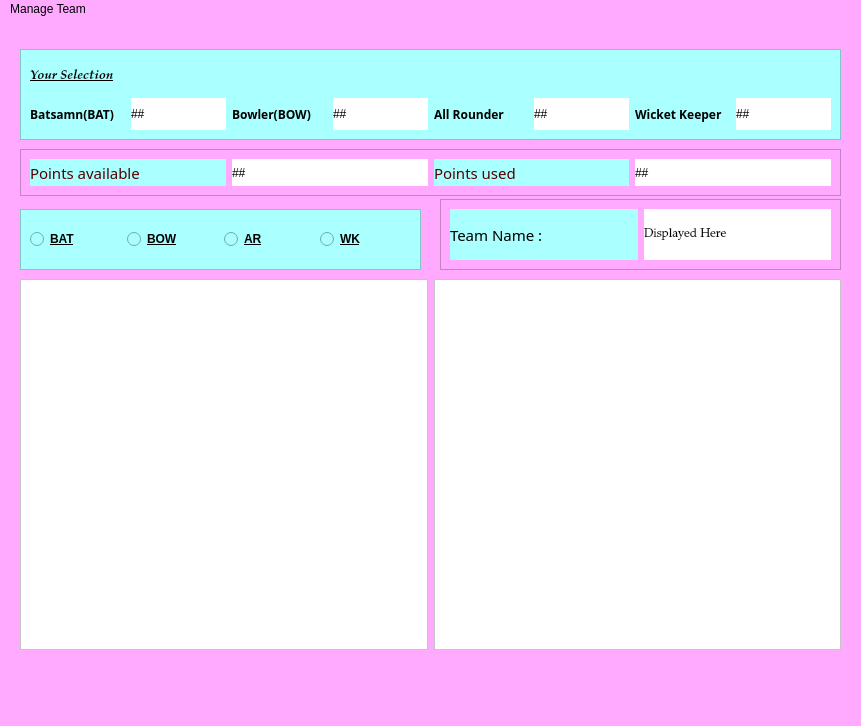
<?xml version="1.0" encoding="UTF-8"?>
<ui version="4.0">
 <class>MainWindow</class>
 <widget class="QMainWindow" name="MainWindow">
  <property name="geometry">
   <rect>
    <x>0</x>
    <y>0</y>
    <width>861</width>
    <height>726</height>
   </rect>
  </property>
  <property name="windowTitle">
   <string>MainWindow</string>
  </property>
  <property name="styleSheet">
   <string notr="true">background-color: rgb(0, 0, 0);
background-color: rgb(255, 85, 255);
background-color: rgb(255, 170, 255);</string>
  </property>
  <widget class="QWidget" name="centralwidget">
   <widget class="QFrame" name="frame_2">
    <property name="geometry">
     <rect>
      <x>20</x>
      <y>130</y>
      <width>821</width>
      <height>47</height>
     </rect>
    </property>
    <property name="frameShape">
     <enum>QFrame::StyledPanel</enum>
    </property>
    <property name="frameShadow">
     <enum>QFrame::Raised</enum>
    </property>
    <layout class="QHBoxLayout" name="horizontalLayout_2">
     <item>
      <widget class="QLabel" name="label_10">
       <property name="font">
        <font>
         <family>MV Boli</family>
         <pointsize>11</pointsize>
        </font>
       </property>
       <property name="styleSheet">
        <string notr="true">color: rgb(85, 0, 0);
background-color: rgb(0, 255, 255);
background-color: rgb(170, 255, 255);</string>
       </property>
       <property name="text">
        <string>Points available</string>
       </property>
      </widget>
     </item>
     <item>
      <widget class="QLabel" name="label_11">
       <property name="styleSheet">
        <string notr="true">background-color: rgb(255, 255, 255);</string>
       </property>
       <property name="text">
        <string>##</string>
       </property>
      </widget>
     </item>
     <item>
      <widget class="QLabel" name="label_12">
       <property name="font">
        <font>
         <family>MV Boli</family>
         <pointsize>11</pointsize>
        </font>
       </property>
       <property name="styleSheet">
        <string notr="true">color: rgb(85, 0, 0);
background-color: rgb(170, 255, 255);</string>
       </property>
       <property name="text">
        <string>Points used</string>
       </property>
      </widget>
     </item>
     <item>
      <widget class="QLabel" name="label_13">
       <property name="styleSheet">
        <string notr="true">background-color: rgb(255, 255, 255);</string>
       </property>
       <property name="text">
        <string>##</string>
       </property>
      </widget>
     </item>
    </layout>
   </widget>
   <widget class="QFrame" name="frame">
    <property name="geometry">
     <rect>
      <x>20</x>
      <y>30</y>
      <width>821</width>
      <height>91</height>
     </rect>
    </property>
    <property name="styleSheet">
     <string notr="true">background-color: rgb(170, 255, 255);
border-color: rgb(85, 0, 255);</string>
    </property>
    <property name="frameShape">
     <enum>QFrame::StyledPanel</enum>
    </property>
    <property name="frameShadow">
     <enum>QFrame::Raised</enum>
    </property>
    <layout class="QGridLayout" name="gridLayout">
     <item row="1" column="0">
      <widget class="QLabel" name="label_2">
       <property name="font">
        <font>
         <family>Rockwell Condensed</family>
         <pointsize>9</pointsize>
         <weight>75</weight>
         <bold>true</bold>
        </font>
       </property>
       <property name="text">
        <string>Batsamn(BAT)</string>
       </property>
      </widget>
     </item>
     <item row="1" column="1">
      <widget class="QLabel" name="label_3">
       <property name="styleSheet">
        <string notr="true">background-color: rgb(255, 255, 255);</string>
       </property>
       <property name="text">
        <string>##</string>
       </property>
      </widget>
     </item>
     <item row="1" column="2">
      <widget class="QLabel" name="label_4">
       <property name="font">
        <font>
         <family>Rockwell Condensed</family>
         <pointsize>9</pointsize>
         <weight>75</weight>
         <bold>true</bold>
        </font>
       </property>
       <property name="text">
        <string>Bowler(BOW)</string>
       </property>
      </widget>
     </item>
     <item row="1" column="3">
      <widget class="QLabel" name="label_5">
       <property name="styleSheet">
        <string notr="true">background-color: rgb(255, 255, 255);</string>
       </property>
       <property name="text">
        <string>##</string>
       </property>
      </widget>
     </item>
     <item row="1" column="4">
      <widget class="QLabel" name="label_6">
       <property name="font">
        <font>
         <family>Rockwell Condensed</family>
         <pointsize>9</pointsize>
         <weight>75</weight>
         <bold>true</bold>
        </font>
       </property>
       <property name="text">
        <string>All Rounder</string>
       </property>
      </widget>
     </item>
     <item row="1" column="6">
      <widget class="QLabel" name="label_8">
       <property name="font">
        <font>
         <family>Rockwell Condensed</family>
         <pointsize>9</pointsize>
         <weight>75</weight>
         <bold>true</bold>
        </font>
       </property>
       <property name="text">
        <string>Wicket Keeper</string>
       </property>
      </widget>
     </item>
     <item row="1" column="7">
      <widget class="QLabel" name="label_9">
       <property name="styleSheet">
        <string notr="true">background-color: rgb(255, 255, 255);</string>
       </property>
       <property name="text">
        <string>##</string>
       </property>
      </widget>
     </item>
     <item row="0" column="0" colspan="2">
      <widget class="QLabel" name="label">
       <property name="font">
        <font>
         <family>Palatino Linotype</family>
         <pointsize>10</pointsize>
         <weight>75</weight>
         <italic>true</italic>
         <bold>true</bold>
         <underline>true</underline>
        </font>
       </property>
       <property name="text">
        <string>Your Selection</string>
       </property>
      </widget>
     </item>
     <item row="1" column="5">
      <widget class="QLabel" name="label_7">
       <property name="styleSheet">
        <string notr="true">background-color: rgb(255, 255, 255);
background-color: rgb(255, 255, 255);</string>
       </property>
       <property name="text">
        <string>##</string>
       </property>
      </widget>
     </item>
    </layout>
   </widget>
   <widget class="QWidget" name="horizontalLayoutWidget">
    <property name="geometry">
     <rect>
      <x>20</x>
      <y>260</y>
      <width>821</width>
      <height>371</height>
     </rect>
    </property>
    <layout class="QHBoxLayout" name="horizontalLayout">
     <item>
      <widget class="QListWidget" name="listWidget_2">
       <property name="styleSheet">
        <string notr="true">background-color: rgb(255, 255, 255);</string>
       </property>
      </widget>
     </item>
     <item>
      <widget class="QListWidget" name="listWidget">
       <property name="styleSheet">
        <string notr="true">background-color: rgb(255, 255, 255);</string>
       </property>
      </widget>
     </item>
    </layout>
   </widget>
   <widget class="QFrame" name="frame_3">
    <property name="geometry">
     <rect>
      <x>20</x>
      <y>190</y>
      <width>401</width>
      <height>61</height>
     </rect>
    </property>
    <property name="styleSheet">
     <string notr="true">background-color: rgb(170, 255, 255);</string>
    </property>
    <property name="frameShape">
     <enum>QFrame::StyledPanel</enum>
    </property>
    <property name="frameShadow">
     <enum>QFrame::Raised</enum>
    </property>
    <layout class="QHBoxLayout" name="horizontalLayout_3">
     <item>
      <widget class="QRadioButton" name="radioButton">
       <property name="font">
        <font>
         <weight>75</weight>
         <bold>true</bold>
         <underline>true</underline>
        </font>
       </property>
       <property name="text">
        <string>BAT</string>
       </property>
      </widget>
     </item>
     <item>
      <widget class="QRadioButton" name="radioButton_3">
       <property name="font">
        <font>
         <weight>75</weight>
         <bold>true</bold>
         <underline>true</underline>
        </font>
       </property>
       <property name="text">
        <string>BOW</string>
       </property>
      </widget>
     </item>
     <item>
      <widget class="QRadioButton" name="radioButton_2">
       <property name="font">
        <font>
         <weight>75</weight>
         <bold>true</bold>
         <underline>true</underline>
        </font>
       </property>
       <property name="text">
        <string>AR</string>
       </property>
      </widget>
     </item>
     <item>
      <widget class="QRadioButton" name="radioButton_4">
       <property name="font">
        <font>
         <weight>75</weight>
         <bold>true</bold>
         <underline>true</underline>
        </font>
       </property>
       <property name="text">
        <string>WK</string>
       </property>
      </widget>
     </item>
    </layout>
   </widget>
   <widget class="QFrame" name="frame_4">
    <property name="geometry">
     <rect>
      <x>440</x>
      <y>180</y>
      <width>401</width>
      <height>71</height>
     </rect>
    </property>
    <property name="frameShape">
     <enum>QFrame::StyledPanel</enum>
    </property>
    <property name="frameShadow">
     <enum>QFrame::Raised</enum>
    </property>
    <layout class="QHBoxLayout" name="horizontalLayout_4">
     <item>
      <widget class="QLabel" name="label_15">
       <property name="font">
        <font>
         <family>MV Boli</family>
         <pointsize>11</pointsize>
        </font>
       </property>
       <property name="styleSheet">
        <string notr="true">background-color: rgb(170, 255, 255);</string>
       </property>
       <property name="text">
        <string>Team Name :</string>
       </property>
      </widget>
     </item>
     <item>
      <widget class="QLabel" name="label_14">
       <property name="font">
        <font>
         <family>Palatino Linotype</family>
         <pointsize>9</pointsize>
        </font>
       </property>
       <property name="styleSheet">
        <string notr="true">background-color: rgb(255, 255, 255);</string>
       </property>
       <property name="text">
        <string>Displayed Here</string>
       </property>
      </widget>
     </item>
    </layout>
   </widget>
  </widget>
  <widget class="QMenuBar" name="menubar">
   <property name="geometry">
    <rect>
     <x>0</x>
     <y>0</y>
     <width>861</width>
     <height>31</height>
    </rect>
   </property>
   <widget class="QMenu" name="menuManage_Team">
    <property name="title">
     <string>Manage Team</string>
    </property>
    <addaction name="actionNEW_TEAM"/>
    <addaction name="actionOPEN_TEAM"/>
    <addaction name="actionSAVE_TEAM"/>
    <addaction name="actionEVALUATE_TEAM"/>
   </widget>
   <addaction name="menuManage_Team"/>
  </widget>
  <widget class="QStatusBar" name="statusbar"/>
  <action name="actionNEW_TEAM">
   <property name="text">
    <string>NEW TEAM</string>
   </property>
   <property name="font">
    <font>
     <weight>75</weight>
     <bold>true</bold>
    </font>
   </property>
  </action>
  <action name="actionOPEN_TEAM">
   <property name="text">
    <string>OPEN TEAM</string>
   </property>
   <property name="font">
    <font>
     <pointsize>9</pointsize>
     <weight>75</weight>
     <bold>true</bold>
    </font>
   </property>
  </action>
  <action name="actionSAVE_TEAM">
   <property name="text">
    <string>SAVE TEAM</string>
   </property>
   <property name="font">
    <font>
     <pointsize>9</pointsize>
     <weight>75</weight>
     <bold>true</bold>
    </font>
   </property>
  </action>
  <action name="actionEVALUATE_TEAM">
   <property name="text">
    <string>EVALUATE TEAM</string>
   </property>
   <property name="font">
    <font>
     <pointsize>9</pointsize>
     <weight>75</weight>
     <bold>true</bold>
    </font>
   </property>
  </action>
 </widget>
 <resources/>
 <connections/>
</ui>
